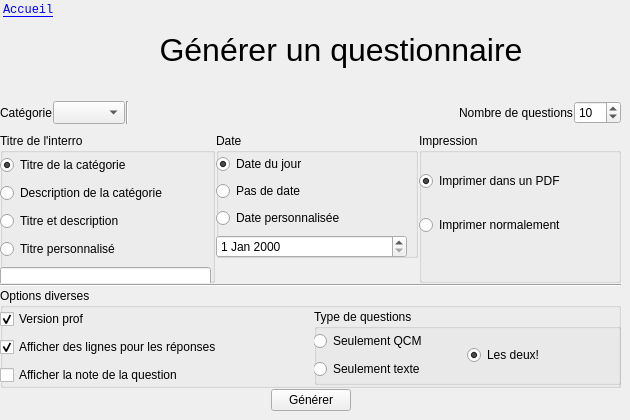
      <widget class="QWidget" name="create_interro">
       <widget class="QWidget" name="verticalLayoutWidget_5">
        <property name="geometry">
         <rect>
          <x>0</x>
          <y>0</y>
          <width>621</width>
          <height>411</height>
         </rect>
        </property>
        <layout class="QVBoxLayout" name="verticalLayout_5">
         <property name="spacing">
          <number>1</number>
         </property>
         <item>
          <layout class="QHBoxLayout" name="horizontalLayout_11">
           <item>
            <widget class="QLabel" name="label_ariane_home_3">
             <property name="maximumSize">
              <size>
               <width>60</width>
               <height>16777215</height>
              </size>
             </property>
             <property name="font">
              <font>
               <family>Courier New</family>
               <pointsize>9</pointsize>
               <underline>true</underline>
              </font>
             </property>
             <property name="styleSheet">
              <string notr="true">color: #006;margin-bottom:6px;margin-top:0px;</string>
             </property>
             <property name="text">
              <string>&lt;a href=&quot;0&quot;&gt;Accueil&lt;/a&gt;</string>
             </property>
             <property name="alignment">
              <set>Qt::AlignLeading|Qt::AlignLeft|Qt::AlignTop</set>
             </property>
            </widget>
           </item>
           <item>
            <widget class="QLabel" name="label_titre_3">
             <property name="font">
              <font>
               <family>Ubuntu</family>
               <pointsize>24</pointsize>
              </font>
             </property>
             <property name="styleSheet">
              <string notr="true">margin-top:-11px;
margin-left:-60px;</string>
             </property>
             <property name="text">
              <string>Générer un questionnaire</string>
             </property>
             <property name="alignment">
              <set>Qt::AlignCenter</set>
             </property>
            </widget>
           </item>
          </layout>
         </item>
         <item>
          <layout class="QHBoxLayout" name="horizontalLayout_10">
           <item>
            <widget class="QLabel" name="label_categories">
             <property name="maximumSize">
              <size>
               <width>16777215</width>
               <height>30</height>
              </size>
             </property>
             <property name="text">
              <string>Catégorie</string>
             </property>
            </widget>
           </item>
           <item>
            <widget class="QComboBox" name="comboBox_categories_2">
             <property name="maximumSize">
              <size>
               <width>16777215</width>
               <height>25</height>
              </size>
             </property>
            </widget>
           </item>
           <item>
            <widget class="Line" name="line_5">
             <property name="orientation">
              <enum>Qt::Vertical</enum>
             </property>
            </widget>
           </item>
           <item>
            <spacer name="horizontalSpacer_10">
             <property name="orientation">
              <enum>Qt::Horizontal</enum>
             </property>
             <property name="sizeHint" stdset="0">
              <size>
               <width>40</width>
               <height>20</height>
              </size>
             </property>
            </spacer>
           </item>
           <item>
            <widget class="QLabel" name="label_nb_questions">
             <property name="maximumSize">
              <size>
               <width>16777215</width>
               <height>35</height>
              </size>
             </property>
             <property name="text">
              <string>Nombre de questions</string>
             </property>
            </widget>
           </item>
           <item>
            <widget class="QSpinBox" name="spinBox_nb_questions">
             <property name="maximumSize">
              <size>
               <width>56</width>
               <height>23</height>
              </size>
             </property>
             <property name="maximum">
              <number>100</number>
             </property>
             <property name="value">
              <number>10</number>
             </property>
            </widget>
           </item>
          </layout>
         </item>
         <item>
          <layout class="QHBoxLayout" name="horizontalLayout_15">
           <property name="topMargin">
            <number>8</number>
           </property>
           <item alignment="Qt::AlignLeft|Qt::AlignTop">
            <widget class="QGroupBox" name="groupBox">
             <property name="minimumSize">
              <size>
               <width>215</width>
               <height>150</height>
              </size>
             </property>
             <property name="title">
              <string>Titre de l'interro</string>
             </property>
             <widget class="QWidget" name="verticalLayoutWidget_7">
              <property name="geometry">
               <rect>
                <x>0</x>
                <y>20</y>
                <width>211</width>
                <height>139</height>
               </rect>
              </property>
              <layout class="QVBoxLayout" name="verticalLayout_8">
               <item>
                <widget class="QRadioButton" name="radioButton_title">
                 <property name="text">
                  <string>Titre de la catégorie</string>
                 </property>
                 <property name="checked">
                  <bool>true</bool>
                 </property>
                </widget>
               </item>
               <item>
                <widget class="QRadioButton" name="radioButton_description">
                 <property name="text">
                  <string>Description de la catégorie</string>
                 </property>
                </widget>
               </item>
               <item>
                <widget class="QRadioButton" name="radioButton_titre_description">
                 <property name="text">
                  <string>Titre et description</string>
                 </property>
                </widget>
               </item>
               <item>
                <widget class="QRadioButton" name="radioButton_perso">
                 <property name="text">
                  <string>Titre personnalisé</string>
                 </property>
                </widget>
               </item>
               <item>
                <widget class="QLineEdit" name="lineEdit_titre_interro"/>
               </item>
              </layout>
             </widget>
            </widget>
           </item>
           <item alignment="Qt::AlignTop">
            <widget class="QGroupBox" name="groupBox_2">
             <property name="minimumSize">
              <size>
               <width>200</width>
               <height>125</height>
              </size>
             </property>
             <property name="title">
              <string>Date</string>
             </property>
             <widget class="QWidget" name="verticalLayoutWidget_8">
              <property name="geometry">
               <rect>
                <x>0</x>
                <y>20</y>
                <width>191</width>
                <height>110</height>
               </rect>
              </property>
              <layout class="QVBoxLayout" name="verticalLayout_9">
               <item>
                <widget class="QRadioButton" name="radioButton_date">
                 <property name="text">
                  <string>Date du jour</string>
                 </property>
                 <property name="checked">
                  <bool>true</bool>
                 </property>
                </widget>
               </item>
               <item>
                <widget class="QRadioButton" name="radioButton_no_date">
                 <property name="text">
                  <string>Pas de date</string>
                 </property>
                </widget>
               </item>
               <item>
                <widget class="QRadioButton" name="radioButton_date_perso">
                 <property name="text">
                  <string>Date personnalisée</string>
                 </property>
                </widget>
               </item>
               <item>
                <widget class="QDateEdit" name="dateEdit"/>
               </item>
              </layout>
             </widget>
            </widget>
           </item>
           <item>
            <widget class="QGroupBox" name="groupBox_3">
             <property name="title">
              <string>Impression</string>
             </property>
             <widget class="QWidget" name="verticalLayoutWidget_9">
              <property name="geometry">
               <rect>
                <x>0</x>
                <y>20</y>
                <width>181</width>
                <height>101</height>
               </rect>
              </property>
              <layout class="QVBoxLayout" name="verticalLayout_10">
               <item>
                <widget class="QRadioButton" name="radioButton_pdf">
                 <property name="text">
                  <string>Imprimer dans un PDF</string>
                 </property>
                 <property name="checked">
                  <bool>true</bool>
                 </property>
                </widget>
               </item>
               <item>
                <widget class="QRadioButton" name="radioButton_print">
                 <property name="text">
                  <string>Imprimer normalement</string>
                 </property>
                </widget>
               </item>
              </layout>
             </widget>
            </widget>
           </item>
          </layout>
         </item>
         <item>
          <widget class="Line" name="line_4">
           <property name="orientation">
            <enum>Qt::Horizontal</enum>
           </property>
          </widget>
         </item>
         <item>
          <widget class="QGroupBox" name="groupBox_4">
           <property name="minimumSize">
            <size>
             <width>0</width>
             <height>90</height>
            </size>
           </property>
           <property name="title">
            <string>Options diverses</string>
           </property>
           <widget class="QWidget" name="gridLayoutWidget">
            <property name="geometry">
             <rect>
              <x>0</x>
              <y>19</y>
              <width>621</width>
              <height>81</height>
             </rect>
            </property>
            <layout class="QGridLayout" name="gridLayout">
             <item row="1" column="0">
              <widget class="QCheckBox" name="checkBox_lignes_reponses">
               <property name="text">
                <string>Afficher des lignes pour les réponses</string>
               </property>
               <property name="checked">
                <bool>true</bool>
               </property>
              </widget>
             </item>
             <item row="0" column="0">
              <widget class="QCheckBox" name="checkBox_prof">
               <property name="toolTip">
                <string>Créer également une version contenant les réponses</string>
               </property>
               <property name="layoutDirection">
                <enum>Qt::LeftToRight</enum>
               </property>
               <property name="text">
                <string>Version prof</string>
               </property>
               <property name="checked">
                <bool>true</bool>
               </property>
              </widget>
             </item>
             <item row="2" column="0">
              <widget class="QCheckBox" name="checkBox_notes">
               <property name="statusTip">
                <string>Ne fonctionne que si TOUTES les question ont une note prédéfinie</string>
               </property>
               <property name="text">
                <string>Afficher la note de la question</string>
               </property>
              </widget>
             </item>
             <item row="0" column="1" rowspan="3">
              <widget class="QGroupBox" name="groupBox_type_questions">
               <property name="title">
                <string>Type de questions</string>
               </property>
               <widget class="QWidget" name="gridLayoutWidget_2">
                <property name="geometry">
                 <rect>
                  <x>-1</x>
                  <y>20</y>
                  <width>301</width>
                  <height>53</height>
                 </rect>
                </property>
                <layout class="QGridLayout" name="gridLayout_2">
                 <item row="1" column="0">
                  <widget class="QRadioButton" name="radioButton_pdf_texte">
                   <property name="text">
                    <string>Seulement texte</string>
                   </property>
                  </widget>
                 </item>
                 <item row="0" column="0">
                  <widget class="QRadioButton" name="radioButton_pdf_qcm">
                   <property name="text">
                    <string>Seulement QCM</string>
                   </property>
                  </widget>
                 </item>
                 <item row="0" column="1" rowspan="2">
                  <widget class="QRadioButton" name="radioButton_pdf_ambos">
                   <property name="text">
                    <string>Les deux!</string>
                   </property>
                   <property name="checked">
                    <bool>true</bool>
                   </property>
                  </widget>
                 </item>
                </layout>
               </widget>
              </widget>
             </item>
            </layout>
           </widget>
          </widget>
         </item>
         <item>
          <layout class="QHBoxLayout" name="horizontalLayout_14">
           <item>
            <spacer name="horizontalSpacer_12">
             <property name="orientation">
              <enum>Qt::Horizontal</enum>
             </property>
             <property name="sizeHint" stdset="0">
              <size>
               <width>40</width>
               <height>20</height>
              </size>
             </property>
            </spacer>
           </item>
           <item>
            <widget class="QPushButton" name="pushButton_generate">
             <property name="text">
              <string>Générer</string>
             </property>
             <property name="icon">
              <iconset resource="images.qrc">
               <normaloff>:/icones/images/pdf.png</normaloff>:/icones/images/pdf.png</iconset>
             </property>
            </widget>
           </item>
           <item>
            <spacer name="horizontalSpacer_13">
             <property name="orientation">
              <enum>Qt::Horizontal</enum>
             </property>
             <property name="sizeHint" stdset="0">
              <size>
               <width>40</width>
               <height>20</height>
              </size>
             </property>
            </spacer>
           </item>
          </layout>
         </item>
        </layout>
       </widget>
      </widget>
